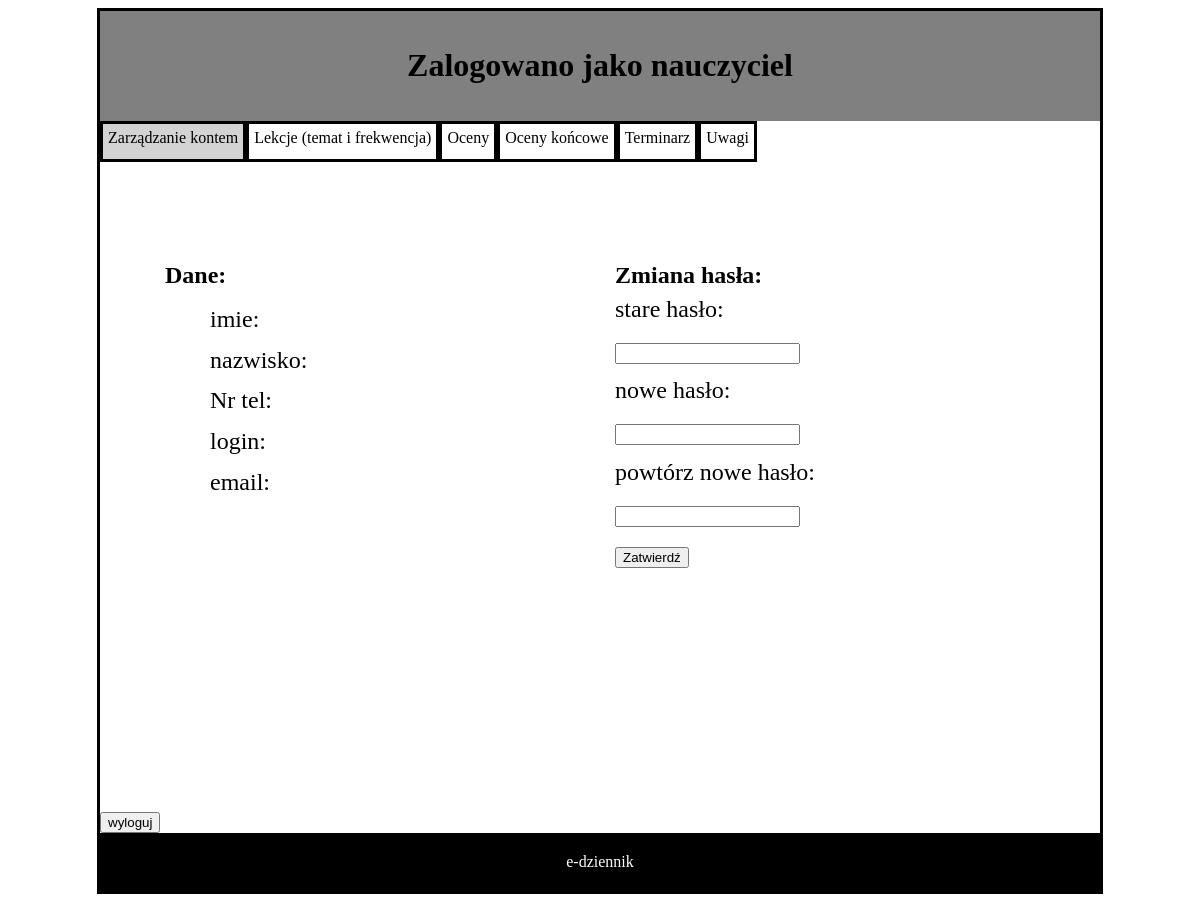
The page /aplikacja/nauczyciel/n_konto.php (signed in) on the database as committed earlier.
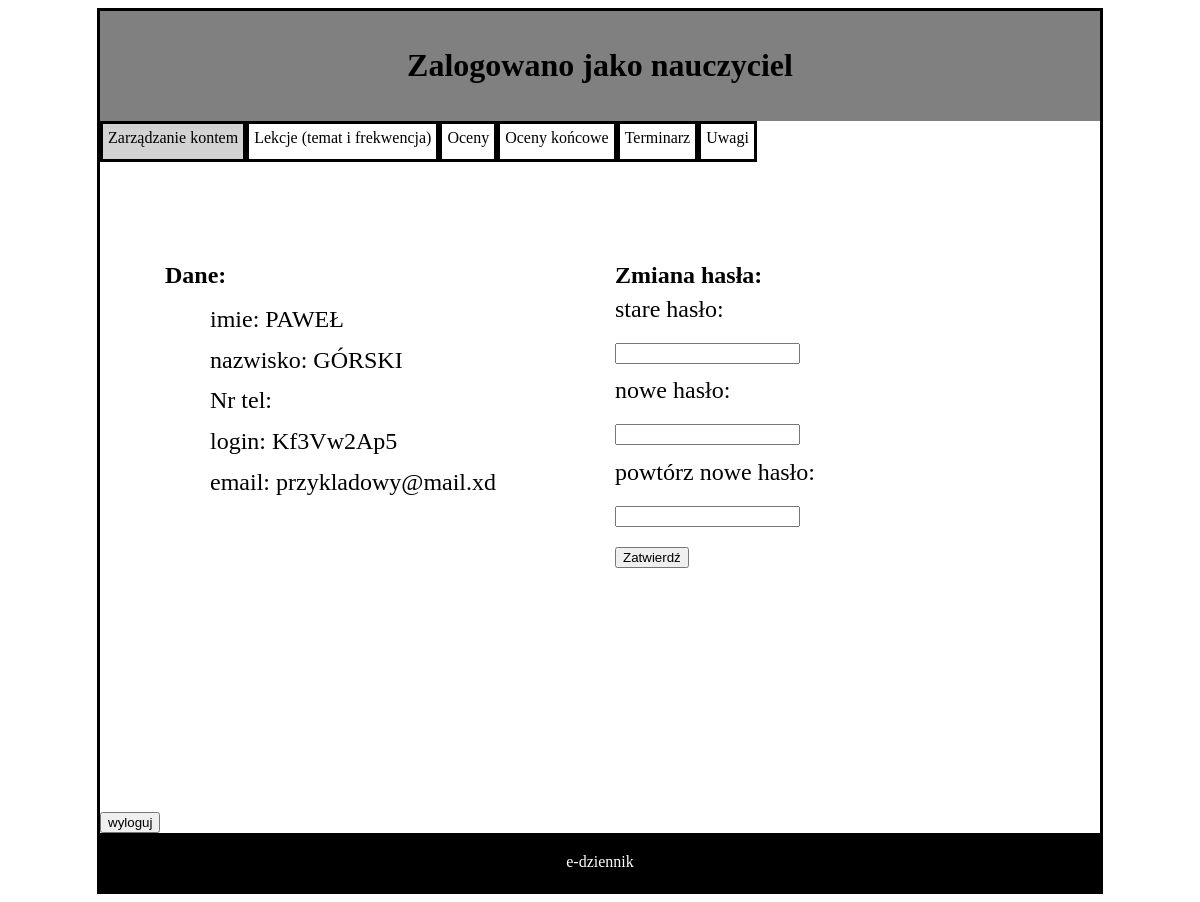
The same page on the database as committed later.
### tables this page shows
CREATE TABLE IF NOT EXISTS `uzytkownik` (
  `uzytkownik_login` varchar(16) NOT NULL DEFAULT left(md5(rand()),6),
  `nazwisko` varchar(30) NOT NULL,
  `imie` varchar(20) NOT NULL,
  `haslo` char(32) NOT NULL DEFAULT md5('123456'),
  `rodzaj` enum('U','N','R','I','A') DEFAULT 'I',
  `email` varchar(50) DEFAULT NULL,
  PRIMARY KEY (`uzytkownik_login`) USING BTREE,
  UNIQUE KEY `login` (`uzytkownik_login`),
  KEY `haslo` (`haslo`) USING BTREE
);

### aplikacja/nauczyciel/n_konto.php (the view, shortened to what this page needs)
<!DOCTYPE HTML>
<html lang="pl">
<head>
    <link rel="stylesheet" href="../Styles/styleApp.css" type="text/css" />
</head>
<body>
		<?php
	require_once "../connect.php";
	$conn=@new mysqli($IP, $username, $password, $DB_name);
	if ($conn->connect_errno!=0)
	{
		echo "Error: ".$conn->connect_errno;
	}
	else
	{
		$login=$_SESSION['uzytkownik_login'];
		$haslo = $_SESSION['haslo'];
		$sql="SELECT * FROM uzytkownik WHERE uzytkownik_login='$login' AND haslo='$haslo'";
		$result = @$conn->query($sql);
		$sql2="SELECT * FROM nauczyciel WHERE uzytkownik_login='$login' ";
		$result2 = @$conn->query($sql2);
		$dane_uzytkowanika=@mysqli_fetch_assoc($result);
		$dane_nauczyciela=@mysqli_fetch_assoc($result2);
			}
	?>
	<div id="container">
		<div id="logo">
			<h1>Zalogowano jako nauczyciel</h1>
		</div>
		<a href="n_konto.php">
		<div id="teraz">
		Zarządzanie kontem
		</div>
		</a>
		<a href="n_lekcje.php">
		<div id="inne">
		Lekcje (temat i frekwencja)
		</div> </a>
		<a href="n_oceny.php">
		<div id="inne">
		Oceny
		</div></a>
		<a href="n_oceny_koncowe.php">
		<div id="inne">
		Oceny końcowe
		</div></a>
		<a href="n_terminarz.php">
		<div id="inne">
		Terminarz
		</div></a>
		<a href="n_uwagi.php">
		<div id="inne">
		Uwagi
		</div></a>
		<div id="tresc">
			<div id="lewy">
			<B> Dane: </B><br/>
			<div id="dane">
				imie:  <?php echo $dane_uzytkowanika['imie'] ; ?>  <br/>
				nazwisko: <?php echo $dane_uzytkowanika['nazwisko'] ; ?>   <br/>
				Nr tel: <?php echo $dane_nauczyciela['nr_tel'] ; ?>  <br/>
				login: <?php echo $dane_uzytkowanika['uzytkownik_login'] ; ?><br/>
				email: <?php echo $dane_uzytkowanika['email'] ; ?><br/>
			</div>
			</div>
	<form action="zmiana_hasla.php" method="post">
			<div id="prawy">
				<B> Zmiana hasła: </B><br/>
				<div id="zmianahasla">
					stare hasło:<br/>
					<input type="password" name="stare"> <br/>
					nowe hasło:<br/>
					<input type="password" name="nowe"><br/>
					powtórz nowe hasło:<br/>
					<input type="password" name="p_nowe"><br/>
					<button type="submit">Zatwierdź</button>
					</form>
				</div>
			</div>
				<form action="../wyloguj.php" >
		<button type="submit">wyloguj</button>
		</form>
		<div id="footer">
		e-dziennik
		</div>
</body>
</html>

Rows that differ between the two databases and show on the page:
now on this page (row edited): uzytkownik: imie "PAWEŁ", nazwisko "GÓRSKI", uzytkownik_login "Kf3Vw2Ap5", email "przykladowy@mail.xd"
